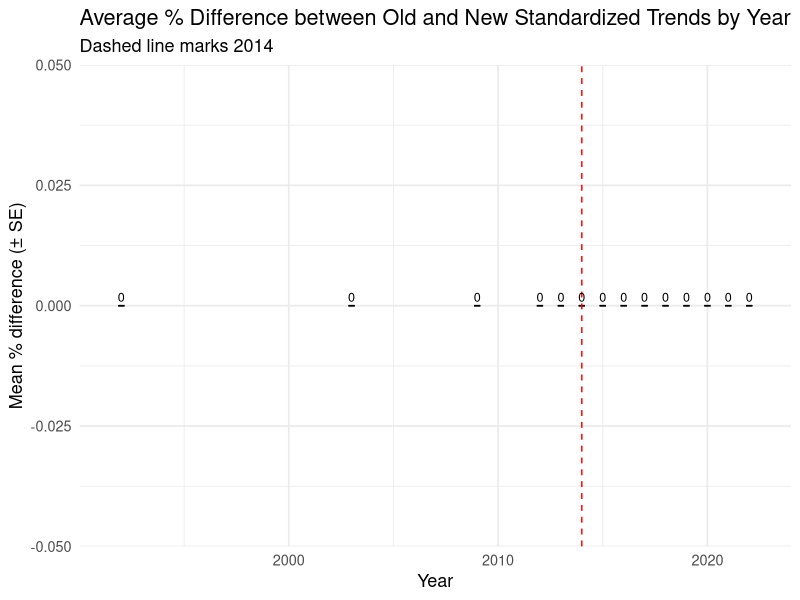
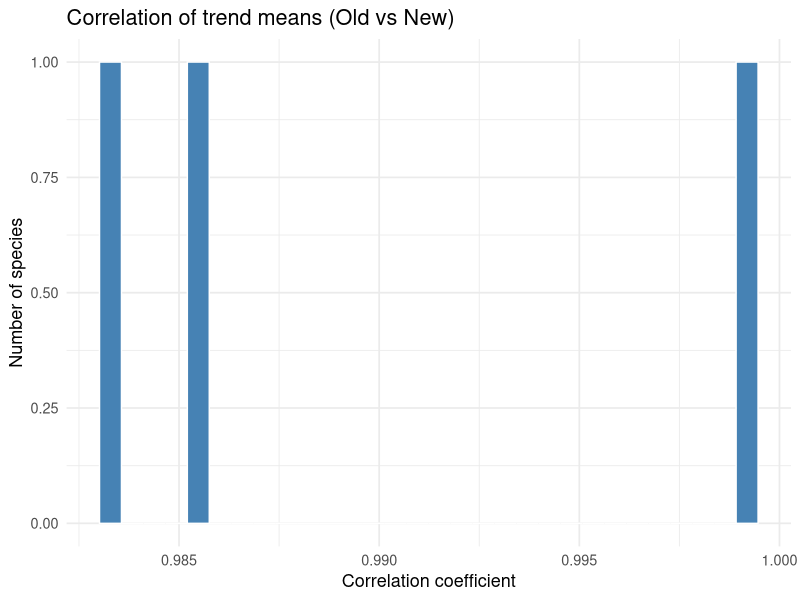
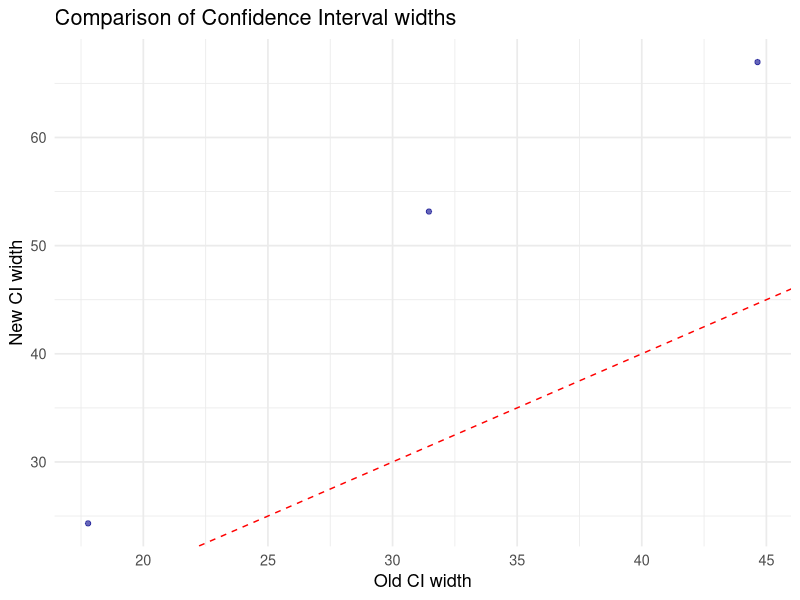
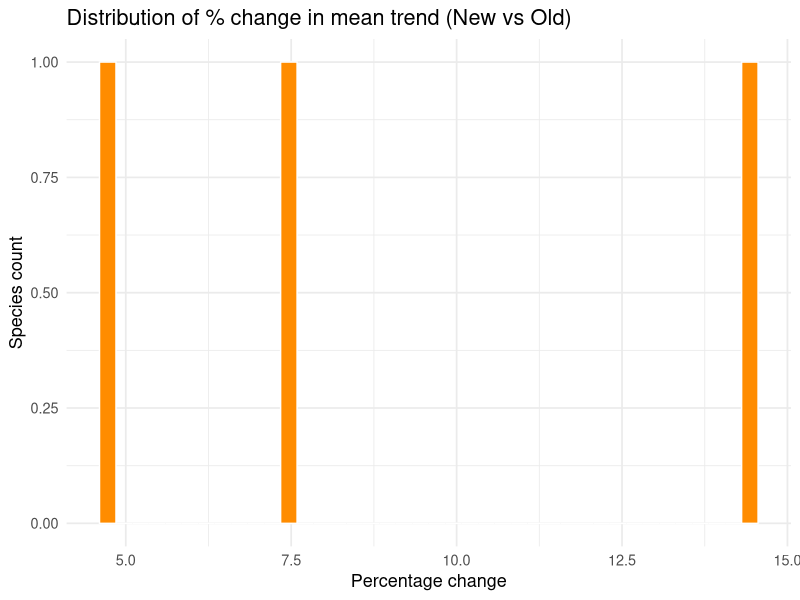
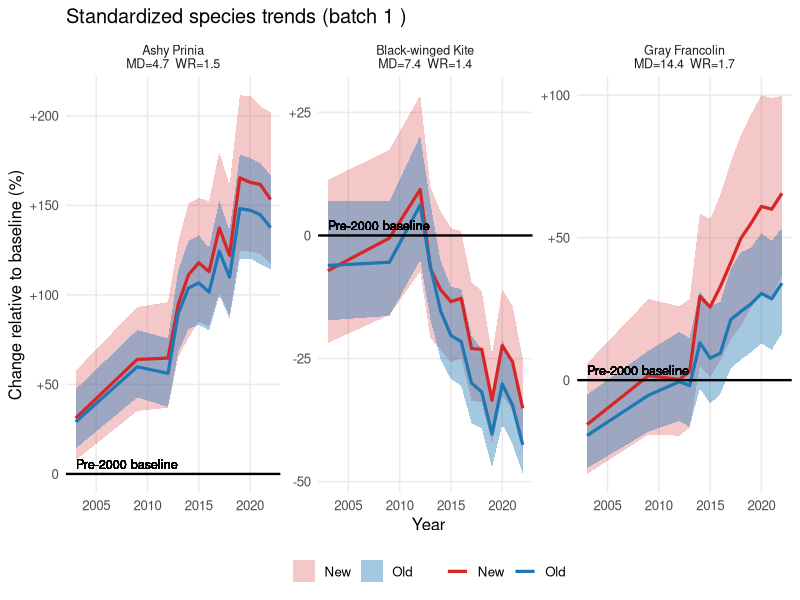
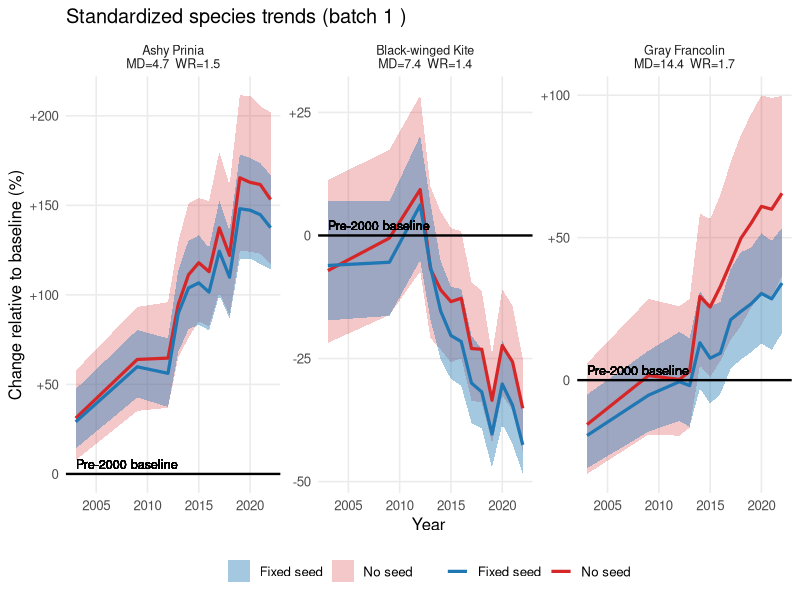
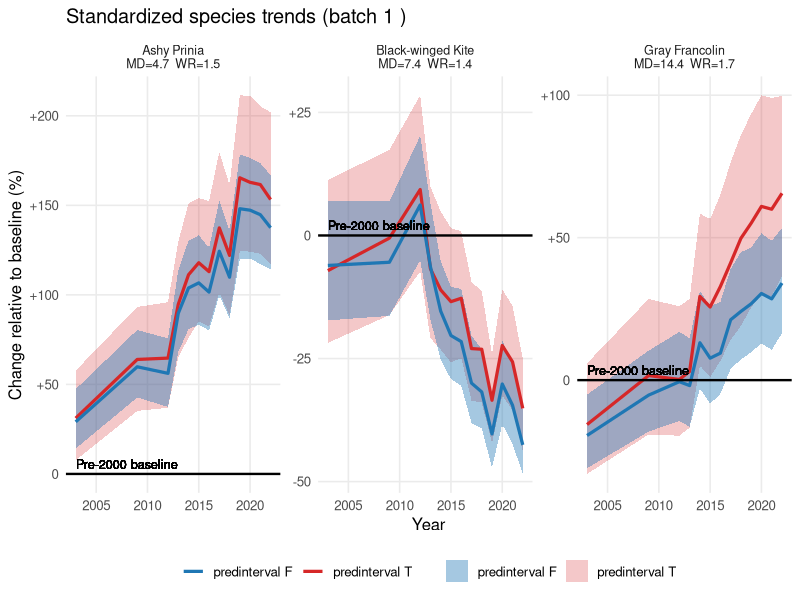

Write the R code that produced these figures, in order.
# ==========================================================
# Compare OLD vs NEW population trend outputs (safe, full)
# ==========================================================

# Load libraries
library(dplyr)
library(tidyr)
library(ggplot2)
library(purrr)

# -----------------------------
# 1. Read and prepare the data
# -----------------------------
cols <- c(1, 2, 6, 7, 8, 9, 10, 11, 12, 13, 14)
colnames <- c("timegroups", "COMMON.NAME", "lci", "mean", "rci",
              "lci_std", "mean_std", "rci_std",
              "lci_std_recent", "mean_std_recent", "rci_std_recent")

old <- read.csv("01_analyses_full/results/trends_old_methods_2023.csv")[cols] # Change file name
new <- read.csv("01_analyses_full/results/trends_test_run.csv")[cols] # Change file name


names(old) <- colnames
names(new) <- colnames

# -----------------------------
# 2. Combine datasets
# -----------------------------
combined <- old %>%
  rename(lci_old = lci, mean_old = mean, rci_old = rci,
         lci_std_old = lci_std, mean_std_old = mean_std, rci_std_old = rci_std,
         lci_std_recent_old = lci_std_recent, mean_std_recent_old = mean_std_recent, rci_std_recent_old = rci_std_recent) %>%
  inner_join(new %>%
               rename(lci_new = lci, mean_new = mean, rci_new = rci,
                      lci_std_new = lci_std, mean_std_new = mean_std, rci_std_new = rci_std,
                      lci_std_recent_new = lci_std_recent, mean_std_recent_new = mean_std_recent, rci_std_recent_new = rci_std_recent),
             by = c("COMMON.NAME", "timegroups")) %>%
  filter(!is.na(mean_old) & !is.na(mean_new))

# -----------------------------
# 3. Compute summary statistics (baseline-aware MD)
# -----------------------------
trend_summary <- combined %>%
  group_by(COMMON.NAME) %>%
  group_modify(~{
    df <- .x
    use_recent <- !any(df$timegroups == 1992)
    
    if (use_recent) {
      df <- df %>%
        mutate(
          mean_old_used = mean_std_recent_old,
          mean_new_used = mean_std_recent_new,
          lci_old_used  = lci_std_recent_old,
          lci_new_used  = lci_std_recent_new,
          rci_old_used  = rci_std_recent_old,
          rci_new_used  = rci_std_recent_new
        )
    } else {
      df <- df %>%
        mutate(
          mean_old_used = mean_std_old,
          mean_new_used = mean_std_new,
          lci_old_used  = lci_std_old,
          lci_new_used  = lci_std_new,
          rci_old_used  = rci_std_old,
          rci_new_used  = rci_std_new
        )
    }
    
    baseline <- 100
    dev_old <- abs(df$mean_old_used - baseline)
    dev_new <- abs(df$mean_new_used - baseline)
    mean_dev <- mean(dev_old + dev_new, na.rm = TRUE)
    
    tibble(
      n_points = nrow(df),
      mean_diff = mean_dev,
      mean_pct_diff = mean((df$mean_new_used - df$mean_old_used) / df$mean_old_used, na.rm = TRUE) * 100,
      corr_means = if (sum(!is.na(df$mean_old_used) & !is.na(df$mean_new_used)) > 1)
        cor(df$mean_old_used, df$mean_new_used, use = "complete.obs") else NA_real_,
      lci_range_diff = mean(df$lci_new_used - df$lci_old_used, na.rm = TRUE),
      rci_range_diff = mean(df$rci_new_used - df$rci_old_used, na.rm = TRUE),
      mean_width_old = mean(df$rci_old_used - df$lci_old_used, na.rm = TRUE),
      mean_width_new = mean(df$rci_new_used - df$lci_new_used, na.rm = TRUE),
      width_ratio = mean_width_new / mean_width_old
    )
  }) %>%
  ungroup() %>%
  mutate(width_ratio = ifelse(is.infinite(width_ratio) | is.na(width_ratio), NA, width_ratio))


write.csv(trend_summary, "01_analyses_full/results/trend_summary.csv")


# -----------------------------
# 4. Compute yearly differences (baseline-aware MD)
# -----------------------------
yearly_diff <- combined %>%
  mutate(
    mean_old_used = ifelse(!any(timegroups == 1992), mean_std_recent_old, mean_std_old),
    mean_new_used = ifelse(!any(timegroups == 1992), mean_std_recent_new, mean_std_new)
  ) %>%
  group_by(timegroups) %>%
  summarise(
    mean_abs_diff = mean(abs(mean_old_used - 100) + abs(mean_new_used - 100), na.rm = TRUE),
    
    # safe percentage difference: only compute where mean_old_used != 0
    mean_pct_diff = mean(
      ifelse(!is.na(mean_old_used) & mean_old_used != 0,
             (mean_new_used - mean_old_used) / mean_old_used,
             NA_real_), 
      na.rm = TRUE
    ) * 100,
    
    sd_pct_diff = sd(
      ifelse(!is.na(mean_old_used) & mean_old_used != 0,
             (mean_new_used - mean_old_used) / mean_old_used,
             NA_real_), 
      na.rm = TRUE
    ) * 100,
    
    n_species = sum(!is.na(mean_old_used) & !is.na(mean_new_used)),
    .groups = "drop"
  ) %>%
  mutate(
    se_pct_diff = ifelse(n_species > 0, sd_pct_diff / sqrt(n_species), NA)
  )

# Plot yearly mean % differences
p_yearly <- ggplot(yearly_diff, aes(x = timegroups, y = mean_pct_diff)) +
  geom_col(fill = "steelblue", alpha = 0.85) +
  geom_errorbar(aes(ymin = mean_pct_diff - se_pct_diff,
                    ymax = mean_pct_diff + se_pct_diff),
                width = 0.3, color = "black") +
  geom_vline(xintercept = 2014, linetype = "dashed", color = "red") +
  geom_text(aes(label = round(mean_pct_diff, 1)),
            vjust = -0.4, size = 3.2, color = "black") +
  labs(
    title = "Average % Difference between Old and New Standardized Trends by Year",
    subtitle = "Dashed line marks 2014",
    x = "Year",
    y = "Mean % difference (± SE)"
  ) +
  theme_minimal(base_size = 13)

ggsave("01_analyses_full/results/Yearly_Mean_Difference.jpg", plot = p_yearly, width = 12, height = 8, dpi = 300, bg = "white")

# -----------------------------
# 5. Other visualisations
# -----------------------------
# 5a. Correlation histogram
p_corr <- ggplot(trend_summary, aes(x = corr_means)) +
  geom_histogram(bins = 30, fill = "steelblue", color = "white") +
  labs(title = "Correlation of trend means (Old vs New)",
       x = "Correlation coefficient", y = "Number of species") +
  theme_minimal(base_size = 13)
ggsave("01_analyses_full/results/Correlation_of_Means.jpg", plot = p_corr, width = 12, height = 8, dpi = 300, bg = "white")

# 5b. CI width scatter
p_ci <- ggplot(trend_summary, aes(x = mean_width_old, y = mean_width_new)) +
  geom_point(alpha = 0.6, color = "darkblue") +
  geom_abline(slope = 1, intercept = 0, color = "red", linetype = "dashed") +
  labs(title = "Comparison of Confidence Interval widths",
       x = "Old CI width", y = "New CI width") +
  theme_minimal(base_size = 13)
ggsave("01_analyses_full/results/CI_Width_Scatter.jpg", plot = p_ci, width = 12, height = 8, dpi = 300, bg = "white")

# 5c. Distribution of % mean change
p_pct <- ggplot(trend_summary, aes(x = mean_pct_diff)) +
  geom_histogram(bins = 40, fill = "darkorange", color = "white") +
  labs(title = "Distribution of % change in mean trend (New vs Old)",
       x = "Percentage change", y = "Species count") +
  theme_minimal(base_size = 13)
ggsave("01_analyses_full/results/Distribution_Percent_Mean_Change.jpg", plot = p_pct, width = 12, height = 8, dpi = 300, bg = "white")

# -----------------------------
# 6. Top species with biggest changes
# -----------------------------
top_changes <- trend_summary %>%
  arrange(desc(abs(mean_pct_diff))) %>%
  slice_head(n = 10)
write.csv(top_changes, "01_analyses_full/results/top_changes.csv")

# -----------------------------
# 7. Bottom species with least changes
# -----------------------------
bottom_changes <- trend_summary %>%
  arrange(desc(abs(mean_pct_diff))) %>%
  slice_tail(n = 10)

# -----------------------------
# 8. Prepare batches for 5x5 plots
# -----------------------------
trend_summary <- trend_summary %>%
  arrange(desc(abs(mean_pct_diff)))

species_batches <- split(trend_summary$COMMON.NAME,
                         ceiling(seq_along(trend_summary$COMMON.NAME) / 25))




library(dplyr)
library(ggplot2)
library(tidyr)

i <- 1
  species_set <- species_batches[[i]]
  
  label_data <- trend_summary %>%
    filter(COMMON.NAME %in% species_set) %>%
    dplyr::select(COMMON.NAME, mean_pct_diff, width_ratio)
  
  plot_data_list <- lapply(species_set, function(sp) {
    sp_data <- combined %>% filter(COMMON.NAME == sp)
    
    # --- choose baseline variant
    use_recent <- !any(sp_data$timegroups == 1992)
    if (use_recent) {
      sp_data <- sp_data %>%
        mutate(
          mean_std_old = mean_std_recent_old,
          mean_std_new = mean_std_recent_new,
          lci_std_old  = lci_std_recent_old,
          rci_std_old  = rci_std_recent_old,
          lci_std_new  = lci_std_recent_new,
          rci_std_new  = rci_std_recent_new,
          baseline_year = 2015,
          baseline_label = "2015 baseline"
        )
    } else {
      sp_data <- sp_data %>%
        mutate(
          baseline_year = 1992,
          baseline_label = "Pre-2000 baseline"
        )
    }
    
    # --- baseline value = mean trend at baseline year
    base_val <- sp_data %>%
      filter(timegroups == baseline_year) %>%
      summarise(val = mean(mean_std_new, na.rm = TRUE)) %>%
      pull(val)
    if (length(base_val) == 0 || is.na(base_val)) base_val <- 0
    
    # --- normalize relative to baseline
    sp_data <- sp_data %>%
      mutate(
        baseline_value = base_val,
        mean_std_old = mean_std_old - base_val,
        mean_std_new = mean_std_new - base_val,
        lci_std_old  = lci_std_old  - base_val,
        rci_std_old  = rci_std_old  - base_val,
        lci_std_new  = lci_std_new  - base_val,
        rci_std_new  = rci_std_new  - base_val
      )
    
    # --- compute y-axis range from widest CI
    y_min <- min(c(sp_data$lci_std_old, sp_data$lci_std_new), na.rm = TRUE)
    y_max <- max(c(sp_data$rci_std_old, sp_data$rci_std_new), na.rm = TRUE)
    span  <- y_max - y_min
    if (!is.finite(span) || span == 0) span <- 1
    pad <- span * 0.1
    sp_data <- sp_data %>%
      mutate(y_min = y_min - pad, y_max = y_max + pad)
    
    sp_data
  })
  
  plot_data <- bind_rows(plot_data_list) %>%
    left_join(label_data, by = "COMMON.NAME") %>%
    mutate(label = paste0(COMMON.NAME,
                          "\nMD=", round(mean_pct_diff, 1),
                          "  WR=", round(width_ratio, 1))) %>%
    group_by(COMMON.NAME) %>%
    filter(timegroups > unique(baseline_year)) %>%
    ungroup() %>%
    dplyr::select(COMMON.NAME, timegroups, baseline_value, baseline_label,
           label, mean_std_old, mean_std_new,
           lci_std_old, lci_std_new, rci_std_old, rci_std_new)
  
  # --- plotting methods comparison with old data (2023) ----
  p <- ggplot(plot_data, aes(x = timegroups)) +
    geom_ribbon(aes(ymin = lci_std_new, ymax = rci_std_new, fill = "New"), alpha = 0.25) +
    geom_ribbon(aes(ymin = lci_std_old, ymax = rci_std_old, fill = "Old"), alpha = 0.4) +
    geom_line(aes(y = mean_std_new, color = "New"), size = 1.1) +
    geom_line(aes(y = mean_std_old, color = "Old"), size = 1.1) +
    geom_hline(yintercept = 0, color = "black", linetype = "solid", linewidth = 0.8) +
    geom_text(aes(x = min(timegroups, na.rm = TRUE), y = 0, label = baseline_label),
              hjust = 0, vjust = -0.5, size = 3.2, color = "black") +
    facet_wrap(~ label, scales = "free_y", ncol = 5) +
    labs(
      title = paste("Standardized species trends (batch", i, ")"),
      x = "Year",
      y = "Change relative to baseline (%)"
    ) +
    scale_color_manual(
      name = "Trend Type",
      values = c("Old" = "#1f77b4", "New" = "#d62728")
    ) +
    scale_fill_manual(
      name = "Trend Type (CI)",
      values = c("Old" = "#1f77b4", "New" = "#d62728")
    ) +
    # --- Y-axis signed labels (+/-)
    scale_y_continuous(
      labels = function(x) ifelse(x > 0, paste0("+", round(x, 0)), round(x, 0))
    ) +
    theme_minimal(base_size = 12) +
    theme(
      legend.position = "bottom",
      legend.title = element_blank(),
      strip.text = element_text(size = 9),
      panel.grid.minor = element_blank()
    )
  
  ggsave(
    filename = "01_analyses_full/results/species_trends_methods_comp_old_data.jpg",
    plot = p, width = 20, height = 10, dpi = 300, bg = "white"
  )


  # --- plotting new methods with and without seeds -----
  p <- ggplot(plot_data, aes(x = timegroups)) +
    geom_ribbon(aes(ymin = lci_std_new, ymax = rci_std_new, fill = "No seed"), alpha = 0.25) +
    geom_ribbon(aes(ymin = lci_std_old, ymax = rci_std_old, fill = "Fixed seed"), alpha = 0.4) +
    geom_line(aes(y = mean_std_new, color = "No seed"), size = 1.1) +
    geom_line(aes(y = mean_std_old, color = "Fixed seed"), size = 1.1) +
    geom_hline(yintercept = 0, color = "black", linetype = "solid", linewidth = 0.8) +
    geom_text(aes(x = min(timegroups, na.rm = TRUE), y = 0, label = baseline_label),
              hjust = 0, vjust = -0.5, size = 3.2, color = "black") +
    facet_wrap(~ label, scales = "free_y", ncol = 5) +
    labs(
      title = paste("Standardized species trends (batch", i, ")"),
      x = "Year",
      y = "Change relative to baseline (%)"
    ) +
    scale_color_manual(
      name = "Trend Type",
      values = c("Fixed seed" = "#1f77b4", "No seed" = "#d62728")
    ) +
    scale_fill_manual(
      name = "Trend Type (CI)",
      values = c("Fixed seed" = "#1f77b4", "No seed" = "#d62728")
    ) +
    # --- Y-axis signed labels (+/-)
    scale_y_continuous(
      labels = function(x) ifelse(x > 0, paste0("+", round(x, 0)), round(x, 0))
    ) +
    theme_minimal(base_size = 12) +
    theme(
      legend.position = "bottom",
      legend.title = element_blank(),
      strip.text = element_text(size = 9),
      panel.grid.minor = element_blank()
    )
  
  ggsave(
    filename = "01_analyses_full/results/species_trends_with_without_seed.jpg",
  plot = p, width = 20, height = 10, dpi = 300, bg = "white"
  )
  
  # --- plotting predinterval TRUE vs predinterval FALSE (default) ----
  # TRUE was used in 2023 and FALSE is used currently.

  p <- ggplot(plot_data, aes(x = timegroups)) +
    geom_ribbon(aes(ymin = lci_std_new, ymax = rci_std_new, fill = "predinterval T"), alpha = 0.25) +
    geom_ribbon(aes(ymin = lci_std_old, ymax = rci_std_old, fill = "predinterval F"), alpha = 0.4) +
    geom_line(aes(y = mean_std_new, color = "predinterval T"), size = 1.1) +
    geom_line(aes(y = mean_std_old, color = "predinterval F"), size = 1.1) +
    geom_hline(yintercept = 0, color = "black", linetype = "solid", linewidth = 0.8) +
    geom_text(aes(x = min(timegroups, na.rm = TRUE), y = 0, label = baseline_label),
              hjust = 0, vjust = -0.5, size = 3.2, color = "black") +
    facet_wrap(~ label, scales = "free_y", ncol = 5) +
    labs(
      title = paste("Standardized species trends (batch", i, ")"),
      x = "Year",
      y = "Change relative to baseline (%)"
    ) +
    scale_color_manual(
      name = "Trend Type",
      values = c("predinterval F" = "#1f77b4", "predinterval T" = "#d62728")
    ) +
    scale_fill_manual(
      name = "Trend Type (CI)",
      values = c("predinterval F" = "#1f77b4", "predinterval T" = "#d62728")
    ) +
    # --- Y-axis signed labels (+/-)
    scale_y_continuous(
      labels = function(x) ifelse(x > 0, paste0("+", round(x, 0)), round(x, 0))
    ) +
    theme_minimal(base_size = 12) +
    theme(
      legend.position = "bottom",
      legend.title = element_blank(),
      strip.text = element_text(size = 9),
      panel.grid.minor = element_blank()
    )
  
  ggsave(
    filename = "01_analyses_full/results/species_trends_test_predinterval.jpg",
    plot = p, width = 20, height = 10, dpi = 300, bg = "white"
  )
